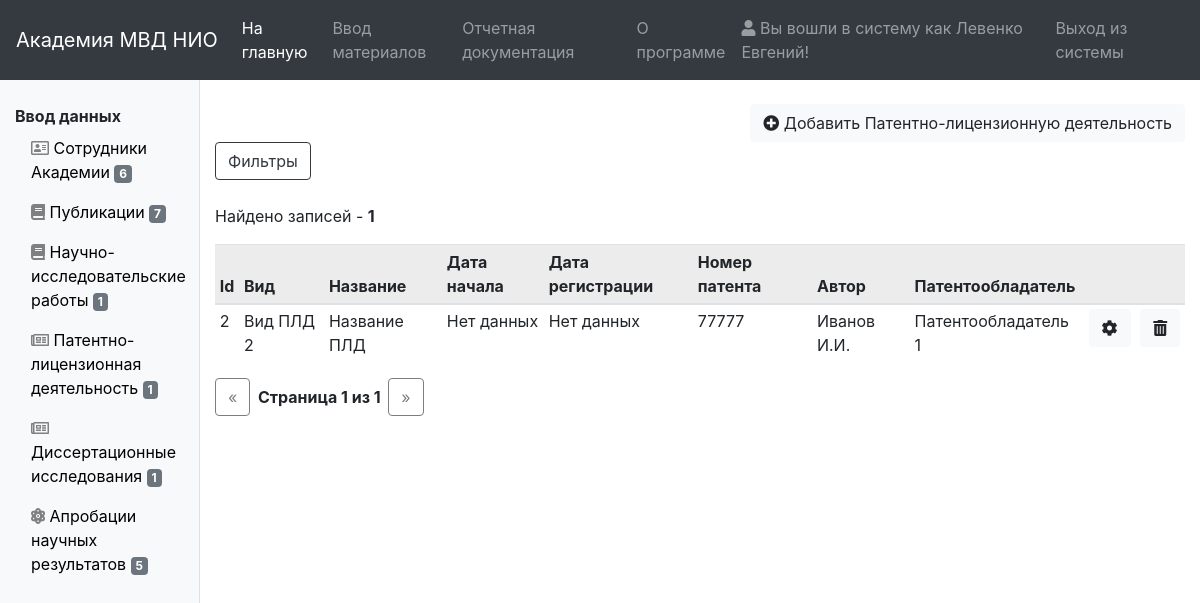
The page /pld/ (signed in) on the database its author committed.
### pld/models.py (models this page shows, shortened)
class PLD(models.Model):
    kind = models.ForeignKey(PLDKind, on_delete=models.SET_NULL, verbose_name="Вид ПЛД", null=True)
    pld_title = models.TextField(verbose_name="Название ПЛД")
    action_start = models.DateField(blank=True, null=True, verbose_name="Начало действия")
    registration_date = models.DateField(blank=True, null=True, verbose_name="Дата регистрации")
    request_date = models.DateField(blank=True, null=True, verbose_name="Дата подачи заявки")
    authors = models.ManyToManyField(Author, verbose_name="Авторы")
    subdivisions = models.ManyToManyField(Subdivision, verbose_name="Подразделения")
    patent_owner = models.ManyToManyField(PatentOwner, verbose_name="Патентообладатель")
    panent_number = models.CharField(max_length=255, verbose_name="Номер панетна", blank=True, null=True)
    date_added = models.DateTimeField(blank=True, null=True, verbose_name="Дата и время моследнего изменения")
    user_added = models.ForeignKey(User, on_delete=models.SET_NULL, blank=True, null=True,
                                   verbose_name="Кем внесено/изменено")
    class Meta:
        ordering = ('pld_title',)
        verbose_name = 'Патентно-лицензионная деятельность'
        verbose_name_plural = 'Патентно-лицензионные деятельности'
    @property
    def get_authors(self):
        result = ""
        for author in self.authors.all():
            result += author.get_full_name
            result += ' '
        return result
    @property
    def get_pld_owners(self):
        result = ""
        for owner in self.patent_owner.all():
            result += owner.owner_name
            result += ' '
        return result

class PLDKind(models.Model):
    kind_title = models.CharField(max_length=255, verbose_name="Вид ПЛД")
    def __str__(self):
        return self.kind_title
    class Meta:
        ordering = ('kind_title',)
        verbose_name = 'Вид патентно-лицензионной деятельности'
        verbose_name_plural = 'Виды патентно-лицензионной деятельности'

class PatentOwner(models.Model):
    owner_name = models.CharField(max_length=255, verbose_name="Патентообладатель")
    def __str__(self):
        return self.owner_name
    class Meta:
        ordering = ('owner_name',)
        verbose_name = 'Патентообладатель'
        verbose_name_plural = 'Патентообладатели'

### authors/models.py (models this page shows, shortened)
class Author(models.Model):
    subdivision = models.ForeignKey(Subdivision, on_delete=models.SET_NULL, null=True, verbose_name="Подразделение")
    lastname = models.CharField(max_length=100, verbose_name="Фамилия", validators=[name_validator])
    firstname = models.CharField(max_length=100, verbose_name="Имя", validators=[name_validator])
    patronymic = models.CharField(max_length=100, verbose_name="Отчество", validators=[name_validator])
    date_of_birth = models.DateField(blank=True, null=True, verbose_name="Дата рождения")
    rank = models.ForeignKey(Rank, on_delete=models.SET_NULL, blank=True, null=True, verbose_name="Звание")
    position = models.ForeignKey(Position, on_delete=models.SET_NULL, blank=True, null=True, verbose_name="Должность")
    position_date = models.DateField(blank=True, null=True, verbose_name="Дата назначения на должность")
    is_docentvak = models.BooleanField(default=False, verbose_name="Является доцентом ВАК")
    docentvak_date = models.DateField(blank=True, null=True, verbose_name="Дата присовения доцента ВАК")
    is_professor = models.BooleanField(default=False, verbose_name="Является профессором")
    professor_date = models.DateField(blank=True, null=True, verbose_name="Дата присвоения профессороской степени")
    is_candidate = models.BooleanField(default=False, verbose_name="Является кандидатом наук")
    candidate_date = models.DateField(blank=True, null=True, verbose_name="Дата присвоения кандидата наук")
    candidate_title = models.TextField(blank=True, null=True, verbose_name="Название кандидатской диссертации")
    candidate_specialty = models.ForeignKey(Candidatespecialty, on_delete=models.SET_NULL, blank=True, null=True,
                                            verbose_name="Кандидатская специальность")
    is_doctor = models.BooleanField(default=False, verbose_name="Является доктором наук")
    doctor_date = models.DateField(blank=True, null=True, verbose_name="Дата присвоения доктора наук")
    doctor_title = models.TextField(blank=True, null=True, verbose_name="Название докторской диссертации")
    doctor_specialty = models.ForeignKey(Doctorspecialty, on_delete=models.SET_NULL, blank=True, null=True,
                                         verbose_name="Докторская специальность")
    extra_data = models.TextField(blank=True, null=True, verbose_name="Дополнительные данные")
    work_status = models.ForeignKey(Workstatus, on_delete=models.SET_NULL, null=True,
                                    verbose_name="Рабочий статус")
    def __str__(self):
        return self.lastname + ' ' + self.firstname + ' ' + self.patronymic + ' ' + str(self.subdivision)
    class Meta:
        ordering = ('lastname',)
        verbose_name = 'Автор'
        verbose_name_plural = 'Авторы'
    @property
    def get_full_name(self):
        return "{} {}.{}.".format(self.lastname, self.firstname[0], self.patronymic[0])

### pld/views.py (the view)
# urls.py: path('', login_required(views.pld_list), name='list'),
def pld_list(request):
    f = PLDFilter(request.GET, queryset=PLD.objects.all().order_by('-pk'))
    paginator = Paginator(f.qs, 50)
    page = request.GET.get('page')
    plds = paginator.get_page(page)
    return render(request, 'pld/pld_list.html', {'list': plds,
                                                 'filter': f,
                                                 })

### authors/models.py (called while the page is built)
    def __str__(self):
        return self.subdivision_name

### context_processors/side_panel_context.py (called while the page is built)
def counts(request):
    return {'author_count': Author.objects.all().count(),
            'sciencework_count': Sciencework.objects.all().count(),
            'nir_count': NIR.objects.all().count(),
            'pld_count': PLD.objects.all().count(),
            'dissertation_count': DissertationResearch.objects.all().count(),
            'anr_count': ANR.objects.all().count(),
            }

### pld/templates/pld/pld_list.html (shortened to what this page needs)
{% extends "base_list.html" %}
{% load url_replace %}
{% load static %}
{% block add_button %}
    <a href="{% url 'pld:add' %}" class="btn btn-light"><i class="fas fa-plus-circle"></i> Добавить Патентно-лицензионную деятельность</a>
{% endblock %}
{% block list %}
    <table class="table table-sm">
        <thead class="table-active">
        <tr>
            <th scope="col">Id</th>
            <th scope="col">Вид</th>
            <th scope="col">Название</th>
            <th scope="col">Дата начала</th>
            <th scope="col">Дата регистрации</th>
            <th scope="col">Номер патента</th>
            <th scope="col">Автор</th>
            <th scope="col">Патентообладатель</th>
            <th scope="col"></th>
            <th scope="col"></th>
        </tr>
        </thead>
        <tbody>
        {% for pld in list %}
            <tr>
                <td>{{ pld.id }}</td>
                <td>{{ pld.kind }}</td>
                <td>{{ pld.pld_title }}</td>
                <td>{{ pld.action_start|default_if_none:"Нет данных" }}</td>
                <td>{{ pld.registration_date|default_if_none:"Нет данных" }}</td>
                <td>{{ pld.panent_number }}</td>
                <td>{{ pld.get_authors }}</td>
                <td>{{ pld.get_pld_owners }}</td>
                <td><a href="{% url 'pld:update' pld.id %}" class="btn btn-light"><i class="fas fa-cog"></i></a></td>
                <td><a href="{% url 'pld:delete' pld.id %}" class="btn btn-light"><i class="fas fa-trash-alt"></i></a></td>
            </tr>
        {% endfor %}
        </tbody>
    </table>
{% endblock %}

### index/templates/index/common/navs/nav.html (shortened to what this page needs)
<nav class="navbar navbar-expand-lg navbar-dark bg-dark">
    <a class="navbar-brand" href="">Академия МВД НИО</a>
    <div class="collapse navbar-collapse" id="navbarSupportedContent">
        <ul class="navbar-nav mr-auto">
            <li class="nav-item active">
                <a class="nav-link" href="{% url 'index:index' %}">На главную<span class="sr-only">(current)</span></a>
            </li>
            <li class="nav-item">
                <a class="nav-link" href="{% url 'authors:list' %}">Ввод материалов</a>
            </li>
            <li class="nav-item">
                <a class="nav-link" href="">Отчетная документация</a>
            </li>
            <li class="nav-item">
                <a class="nav-link" href="{% url 'index:about' %}">О программе</a>
            </li>
        </ul>
        <ul class="navbar-nav">
            {% if user.is_authenticated  %}
                <li class="nav-item">
                    <a class="nav-link"><i class="fas fa-user"></i> Вы вошли в систему как {{ user.last_name }} {{ user.first_name }}!</a>
                </li>
                <li class="nav-item">
                    <a class="nav-link" href="{% url 'logout' %}"> Выход из системы</a>
                </li>
            {% else %}
                <li class="nav-item">
                    <a class="nav-link" href=""><i class="fas fa-user"></i> Вход в систему</a>
                </li>
            {% endif %}
        </ul>
    </div>
</nav>

### rows shown on the page
PLD: id "2", kind "Вид ПЛД 2", pld_title "Название ПЛД", action_start "Нет данных", registration_date "Нет данных", panent_number "77777", get_authors "Иванов И.И.", get_pld_owners "Патентообладатель 1"

### other values the page prints
{{ user.last_name }} "Левенко"
{{ user.first_name }} "Евгений"
{{ author_count }} "6"
{{ sciencework_count }} "7"
{{ nir_count }} "1"
{{ pld_count }} "1"
{{ dissertation_count }} "1"
{{ anr_count }} "5"
{{ filter.qs|length }} "1"
{{ list.number }} "1"
{{ list.paginator.num_pages }} "1"
